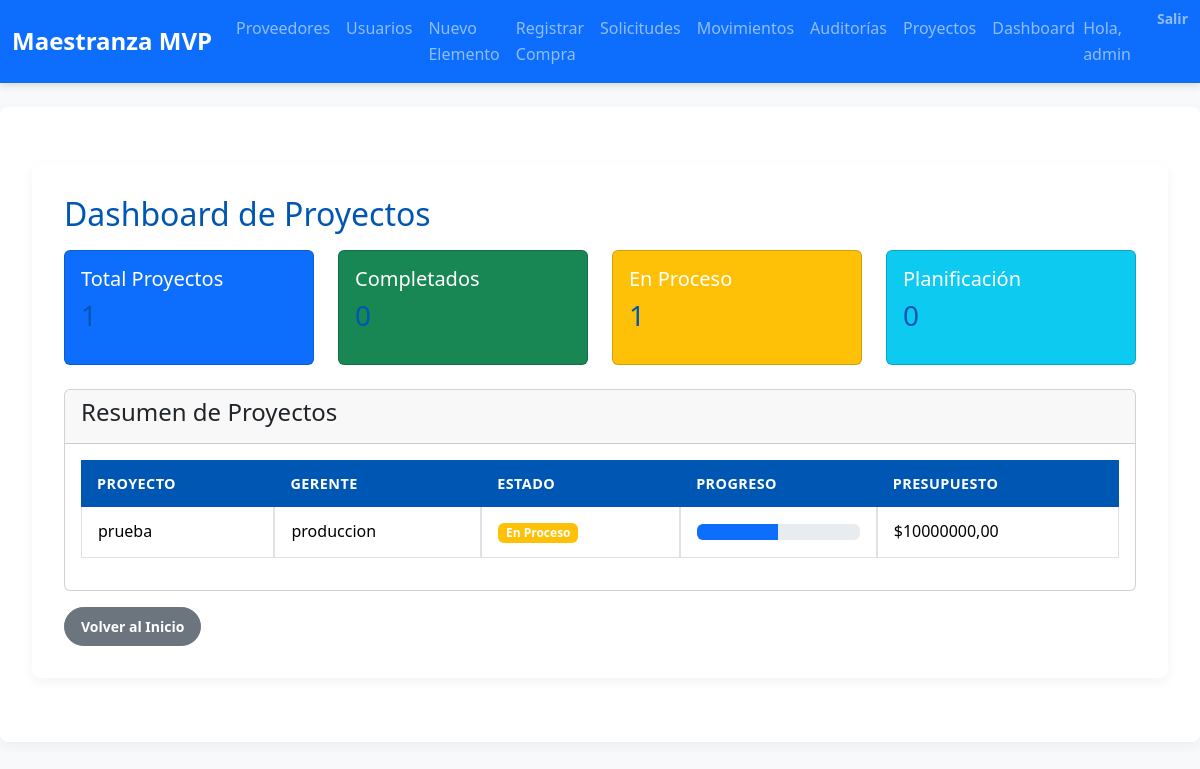
/dashboard-proyectos/ (signed in), run on the app's committed database.
### inventario/models.py (models this page shows, shortened)
class Proyecto(models.Model):
    ESTADO_CHOICES = [
        ('planificacion', 'Planificación'),
        ('en_proceso', 'En Proceso'),
        ('completado', 'Completado'),
        ('cancelado', 'Cancelado'),
    ]
    nombre = models.CharField(max_length=100)
    descripcion = models.TextField(blank=True)
    gerente = models.ForeignKey(User, on_delete=models.CASCADE)
    fecha_inicio = models.DateField()
    fecha_fin_estimada = models.DateField()
    estado = models.CharField(max_length=20, choices=ESTADO_CHOICES, default='planificacion')
    presupuesto = models.DecimalField(max_digits=12, decimal_places=2, null=True, blank=True)

### inventario/decorators.py (the view)
        def wrapper(request, *args, **kwargs):
            user = request.user
            if user.is_authenticated and (
                user.is_superuser or
                user.groups.filter(name=role_name).exists()
            ):
                return view_func(request, *args, **kwargs)
            messages.error(request,
                "🚫 No tienes permiso para acceder a esta funcionalidad."
            )
            return redirect('inventario:index')

### inventario/context_processors.py (called while the page is built)
def role_flags(request):
    user = request.user
    return {
        'is_admin':    user.is_authenticated and user.is_superuser,
        'is_gestor':   user.is_authenticated and user.groups.filter(name='Gestor de Inventario').exists(),
        'is_comprador':user.is_authenticated and user.groups.filter(name='Comprador').exists(),
        'is_logistica':user.is_authenticated and user.groups.filter(name='Logística').exists(),
        'is_auditor':  user.is_authenticated and user.groups.filter(name='Auditor').exists(),
        'is_produccion':user.is_authenticated and user.groups.filter(name='Jefe de Producción').exists(),
        'is_gerente_proyecto':user.is_authenticated and user.groups.filter(name='Gerente de Proyectos').exists(),
        'is_usuario_final':user.is_authenticated and user.groups.filter(name='Usuario Final').exists(),
    }

### inventario/views.py (called while the page is built)
@login_required
@role_required('Gerente de Proyectos')
def dashboard_proyectos(request):
    proyectos = Proyecto.objects.all()
    total_proyectos = proyectos.count()
    proyectos_completados = proyectos.filter(estado='completado').count()
    proyectos_en_proceso = proyectos.filter(estado='en_proceso').count()
    proyectos_planificacion = proyectos.filter(estado='planificacion').count()
    return render(request, 'inventario/dashboard_proyectos.html', {
        'proyectos': proyectos,
        'total_proyectos': total_proyectos,
        'proyectos_completados': proyectos_completados,
        'proyectos_en_proceso': proyectos_en_proceso,
        'proyectos_planificacion': proyectos_planificacion
    })

### inventario/templates/inventario/dashboard_proyectos.html
{% extends 'inventario/base.html' %}
{% block content %}
<div class="container mt-4">
  <h2>Dashboard de Proyectos</h2>
  <div class="row mb-4">
    <div class="col-md-3">
      <div class="card bg-primary text-white">
        <div class="card-body">
          <h5 class="card-title">Total Proyectos</h5>
          <h3>{{ total_proyectos }}</h3>
        </div>
      </div>
    </div>
    <div class="col-md-3">
      <div class="card bg-success text-white">
        <div class="card-body">
          <h5 class="card-title">Completados</h5>
          <h3>{{ proyectos_completados }}</h3>
        </div>
      </div>
    </div>
    <div class="col-md-3">
      <div class="card bg-warning text-white">
        <div class="card-body">
          <h5 class="card-title">En Proceso</h5>
          <h3>{{ proyectos_en_proceso }}</h3>
        </div>
      </div>
    </div>
    <div class="col-md-3">
      <div class="card bg-info text-white">
        <div class="card-body">
          <h5 class="card-title">Planificación</h5>
          <h3>{{ proyectos_planificacion }}</h3>
        </div>
      </div>
    </div>
  </div>
  <div class="card">
    <div class="card-header">
      <h4>Resumen de Proyectos</h4>
    </div>
    <div class="card-body">
      <table class="table table-bordered">
        <thead>
          <tr>
            <th>Proyecto</th>
            <th>Gerente</th>
            <th>Estado</th>
            <th>Progreso</th>
            <th>Presupuesto</th>
          </tr>
        </thead>
        <tbody>
          {% for proyecto in proyectos %}
            <tr>
              <td>{{ proyecto.nombre }}</td>
              <td>{{ proyecto.gerente.username }}</td>
              <td>
                <span class="badge {% if proyecto.estado == 'completado' %}bg-success{% elif proyecto.estado == 'en_proceso' %}bg-warning{% elif proyecto.estado == 'cancelado' %}bg-danger{% else %}bg-info{% endif %}">
                  {{ proyecto.get_estado_display }}
                </span>
              </td>
              <td>
                <div class="progress">
                  <div class="progress-bar" style="width: {% if proyecto.estado == 'completado' %}100{% elif proyecto.estado == 'en_proceso' %}50{% elif proyecto.estado == 'cancelado' %}0{% else %}25{% endif %}%"></div>
                </div>
              </td>
              <td>{% if proyecto.presupuesto %}${{ proyecto.presupuesto }}{% else %}-{% endif %}</td>
            </tr>
          {% empty %}
            <tr><td colspan="5" class="text-center">No hay proyectos registrados.</td></tr>
          {% endfor %}
        </tbody>
      </table>
    </div>
  </div>
  <div class="mt-3">
    <a href="{% url 'inventario:index' %}" class="btn btn-secondary">Volver al Inicio</a>
  </div>
</div>
{% endblock %}

### inventario/templates/inventario/base.html (shortened to what this page needs)
{% load static %}
<!DOCTYPE html>
<html lang="es">
<head>
  <link
    href="https://cdn.jsdelivr.net/npm/bootstrap@5.3.2/dist/css/bootstrap.min.css"
    rel="stylesheet"
>
  <link
    href="https://cdnjs.cloudflare.com/ajax/libs/font-awesome/6.4.0/css/all.min.css"
    rel="stylesheet"
>
  <link rel="stylesheet" href="{% static 'inventario/css/styles.css' %}">
</head>
<body>
  <nav class="navbar navbar-expand-lg navbar-dark bg-primary">
    <div class="container-fluid">
      <a class="navbar-brand" href="{% url 'inventario:index' %}">Maestranza MVP</a>
      <div class="collapse navbar-collapse" id="navbarNav">
        <ul class="navbar-nav me-auto">
          {% if user.is_authenticated %}
            {% if is_admin %}
              <li class="nav-item"><a class="nav-link" href="{% url 'inventario:proveedor_list' %}">Proveedores</a></li>
              <li class="nav-item"><a class="nav-link" href="{% url 'inventario:usuario_list' %}">Usuarios</a></li>
              <li class="nav-item"><a class="nav-link" href="{% url 'inventario:elemento_create' %}">Nuevo Elemento</a></li>
              <li class="nav-item"><a class="nav-link" href="{% url 'inventario:recepcion_create' %}">Registrar Compra</a></li>
              <li class="nav-item"><a class="nav-link" href="{% url 'inventario:solicitud_list' %}">Solicitudes</a></li>
              <li class="nav-item"><a class="nav-link" href="{% url 'inventario:movimiento_list' %}">Movimientos</a></li>
              <li class="nav-item"><a class="nav-link" href="{% url 'inventario:auditoria_list' %}">Auditorías</a></li>
              <li class="nav-item"><a class="nav-link" href="{% url 'inventario:proyecto_list' %}">Proyectos</a></li>
              <li class="nav-item"><a class="nav-link" href="{% url 'inventario:dashboard_proyectos' %}">Dashboard</a></li>
            {% endif %}
          {% endif %}
        </ul>
        <ul class="navbar-nav">
          {% if user.is_authenticated %}
            <li class="nav-item navbar-text me-3">Hola, {{ user.username }}</li>
            <li class="nav-item">
              <form method="post" action="{% url 'logout' %}" class="d-inline">
                <button class="nav-link btn btn-link p-0">Salir</button>
              </form>
            </li>
          {% endif %}
        </ul>
      </div>
    </div>
  </nav>
  <div class="container mt-4">
    {% block content %}{% endblock %}
  </div>
</body>
</html>

### inventario/static/inventario/css/styles.css (style rules this page uses)
:root { --brand-primary: #0056b3; --brand-secondary: #6c757d; --brand-success: #28a745; --brand-warning: #ffc107; --brand-danger: #dc3545; --brand-info: #17a2b8; --light-bg: #f8f9fa; --dark-bg: #343a40; --text-base: #212529; --text-muted: #6c757d; --table-border: #dee2e6; --stripe-bg: rgba(0, 0, 0, 0.03); }
* { margin: 0; padding: 0; box-sizing: border-box; }
body { font-family: 'Segoe UI', Tahoma, Geneva, Verdana, sans-serif; background-color: var(--light-bg); color: var(--text-base); line-height: 1.6; }
.navbar { box-shadow: 0 2px 8px rgba(0, 0, 0, 0.15); }
.navbar-brand { font-weight: 700; font-size: 1.5rem; }
.nav-link { font-weight: 500; }
.container { max-width: 1200px; margin: 2rem auto; background: #fff; padding: 2rem; border-radius: 0.5rem; box-shadow: 0 4px 12px rgba(0, 0, 0, 0.05); }
h1, h2, h3 { color: var(--brand-primary); margin-bottom: 1rem; }
.table { width: 100%; margin-bottom: 1rem; border-collapse: separate; border-spacing: 0; }
.table thead th { background-color: var(--brand-primary); color: #ffffff; text-transform: uppercase; font-size: 0.9rem; letter-spacing: 0.03em; border: none; }
.table th, .table td { padding: 0.75rem 1rem; border-bottom: 1px solid var(--table-border); vertical-align: middle; }
.btn { border-radius: 2rem; padding: 0.5rem 1rem; font-size: 0.875rem; font-weight: 600; transition: filter 0.2s ease; }

### data on the page
Proyecto: nombre "prueba", gerente.username "produccion", estado "En Proceso", presupuesto "10000000,00"

### other printed values
{{ user.username }} "admin"
{{ total_proyectos }} "1"
{{ proyectos_completados }} "0"
{{ proyectos_en_proceso }} "1"
{{ proyectos_planificacion }} "0"
